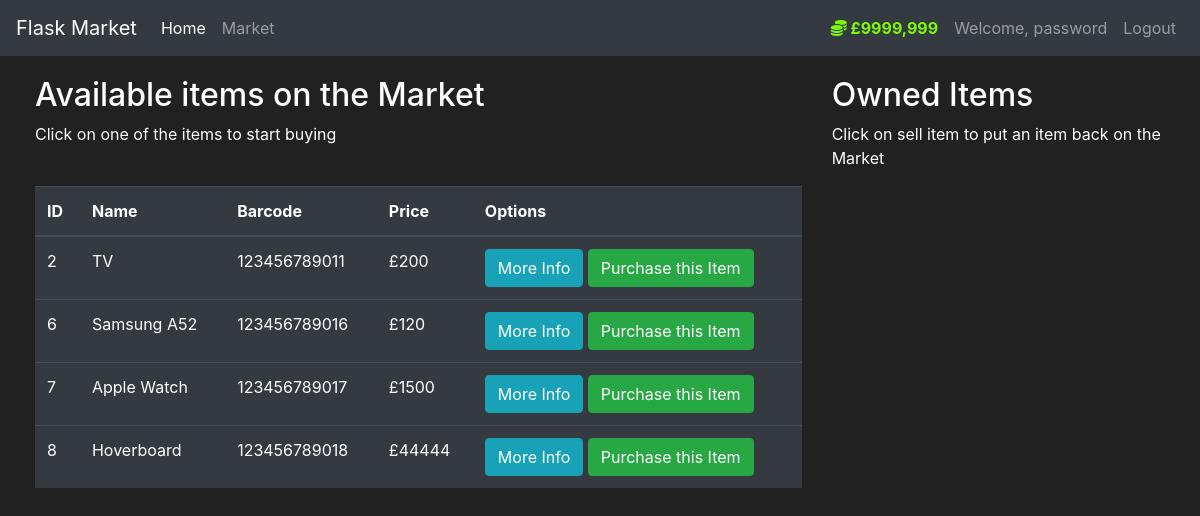
/market (signed in), run on the app's committed database.
### market/models.py (models this page shows, shortened)
class User(db.Model, UserMixin):
    id = db.Column(db.Integer(), primary_key=True)
    username = db.Column(db.String(length=30), nullable=False, unique=True)
    email_address = db.Column(db.String(length=50), nullable=False, unique=True)
    password_hash = db.Column(db.String(length=60), nullable=False)
    budget = db.Column(db.Integer(), nullable=False, default=1000)
    items = db.relationship('Item', backref='owned_user', lazy=True)
    @property
    def password(self):
        return self.password
    @property
    def prettier_budget(self):
        if len(str(self.budget)) >= 4:
            return f'£{str(self.budget)[:-3]},{str(self.budget)[-3:]}'
        else:
            return f'£{self.budget}'

class Item(db.Model):
    id = db.Column(db.Integer(), primary_key=True)
    name = db.Column(db.String(length=30), nullable=False, unique=True)
    price = db.Column(db.Integer(), nullable=False)
    barcode = db.Column(db.String(length=12), nullable=False, unique=True)
    description = db.Column(db.String(length=1024), nullable=False, unique=True)
    owner = db.Column(db.Integer(), db.ForeignKey('user.id'))

### market/routes.py (the view, shortened to what this page needs)
@app.route('/market', methods=['GET', 'POST'])
@login_required
def market_page():
    purchase_form = PurchaseItemForm()
    if request.method == "GET":
        items = Item.query.filter_by(owner=None)
        return render_template('market.html', items=items, purchase_form=purchase_form)

### market/models.py (called while the page is built)
@login_manager.user_loader
def load_user(user_id):
    return User.query.get(int(user_id))

### market/templates/market.html (shortened to what this page needs)
{% extends 'base.html' %}
{% block content %}
<div class="row" style="margin-top:20px; margin-left:20px">
    <div class="col-8">
        <h2>Available items on the Market</h2>
        <p>Click on one of the items to start buying</p>
        <br>
        <table class="table table-hover table-dark">
            <thead>
            <tr>
                <th scope="col">ID</th>
                <th scope="col">Name</th>
                <th scope="col">Barcode</th>
                <th scope="col">Price</th>
                <th scope="col">Options</th>
            </tr>
            </thead>
            <tbody>
            {% for item in items %}
            <tr>
                <td>{{ item.id }}</td>
                <td>{{ item.name }}</td>
                <td>{{ item.barcode }}</td>
                <td>£{{ item.price }}</td>
                <td>
                    <button class="btn btn-outline btn-info" data-toggle="modal"
                            data-target="#Modal-MoreInfo-{{ item.id }}">More Info
                    </button>
                    <button class="btn btn-outline btn-success" data-toggle="modal"
                            data-target="#Modal-PurchaseConfirm-{{ item.id }}">Purchase this Item
                    </button>
                </td>
            </tr>
            {% endfor %}
            </tbody>
        </table>
    </div>
    <div class="col-4">
        <h2>Owned Items</h2>
        <p>Click on sell item to put an item back on the Market</p>
        <br>
    </div>
</div>
{% endblock %}

### market/templates/base.html (shortened to what this page needs)
<!doctype html>
<html lang="en">
<head>
    <link rel="stylesheet" href="https://cdn.jsdelivr.net/npm/bootstrap@4.5.3/dist/css/bootstrap.min.css"
>
    <link rel="stylesheet" href="https://cdnjs.cloudflare.com/ajax/libs/font-awesome/6.3.0/css/all.min.css">
</head>
<body>
<nav class="navbar navbar-expand-md navbar-dark bg-dark">
    <a class="navbar-brand" href="#">Flask Market</a>
    <div class="collapse navbar-collapse" id="navbarNav">
        <ul class="navbar-nav mr-auto">
            <li class="nav-item active">
                <a class="nav-link" href="{{ url_for('home_page') }}">Home <span class="sr-only">(current)</span></a>
            </li>
            <li class="nav-item">
                <a class="nav-link" href="{{ url_for('market_page') }}">Market</a>
            </li>
        </ul>
        {% if current_user.is_authenticated %}
        <ul class="navbar-nav">
            <li class="nav-item">
                <a class="nav-link" style="color: lawngreen; font-weight: bold">
                    <i class="fas fa-coins"></i>
                    {{ current_user.prettier_budget }}
                </a>
            </li>
            <li class="nav-item">
                <a class="nav-link">Welcome, {{ current_user.username }}</a>
            </li>
            <li class="nav-item">
                <a class="nav-link" href="{{ url_for('logout_page') }}">Logout</a>
            </li>
        </ul>
        {% endif %}
    </div>
</nav>
{% block content %}
{% endblock %}
</body>
</html>

### market/templates/base.html (style rules this page uses)
body { background-color: #212121; color: white }

### data on the page
User: prettier_budget "£9999,999", username "password"
Item: id "2", name "TV", barcode "123456789011", price "200"
Item: id "6", name "Samsung A52", barcode "123456789016", price "120"
Item: id "7", name "Apple Watch", barcode "123456789017", price "1500"
Item: id "8", name "Hoverboard", barcode "123456789018", price "44444"
